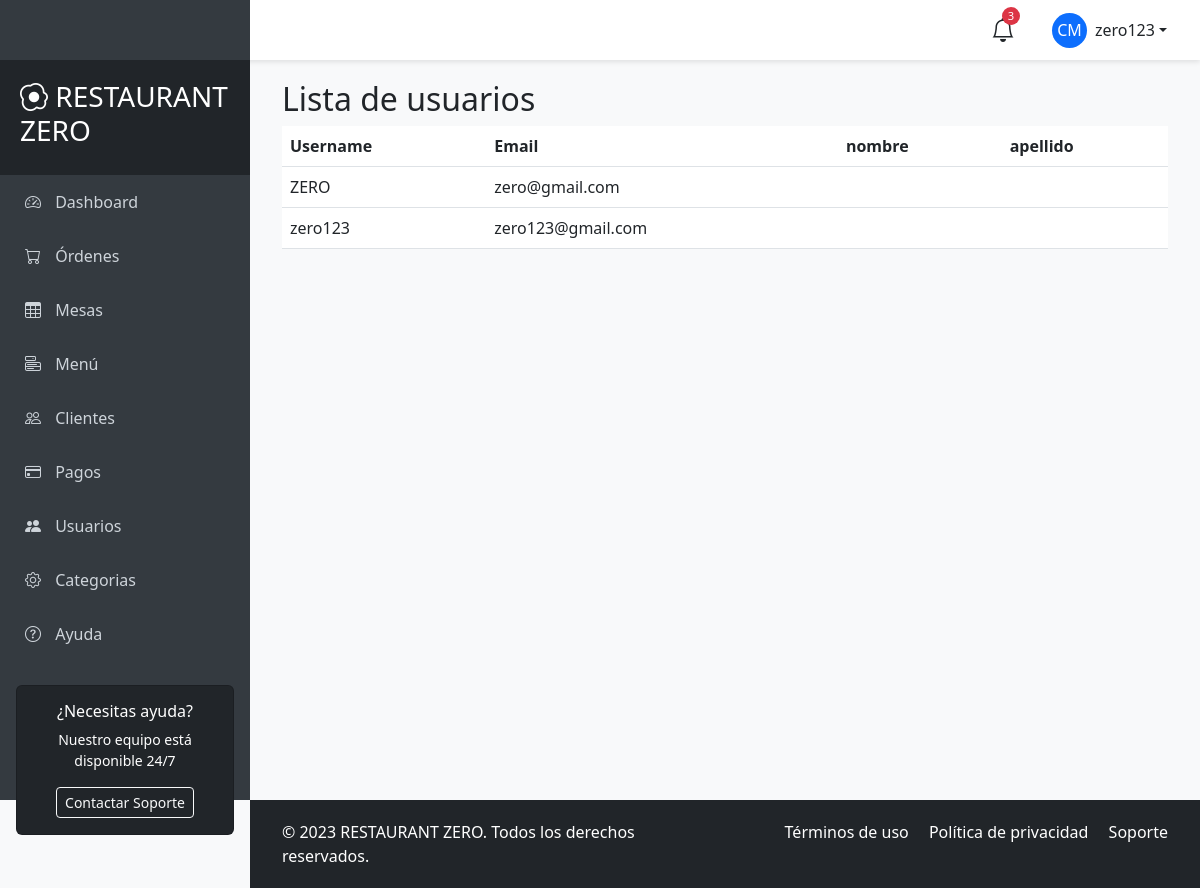
/accounts/users/ (signed in), run on an earlier commit of the app's database.
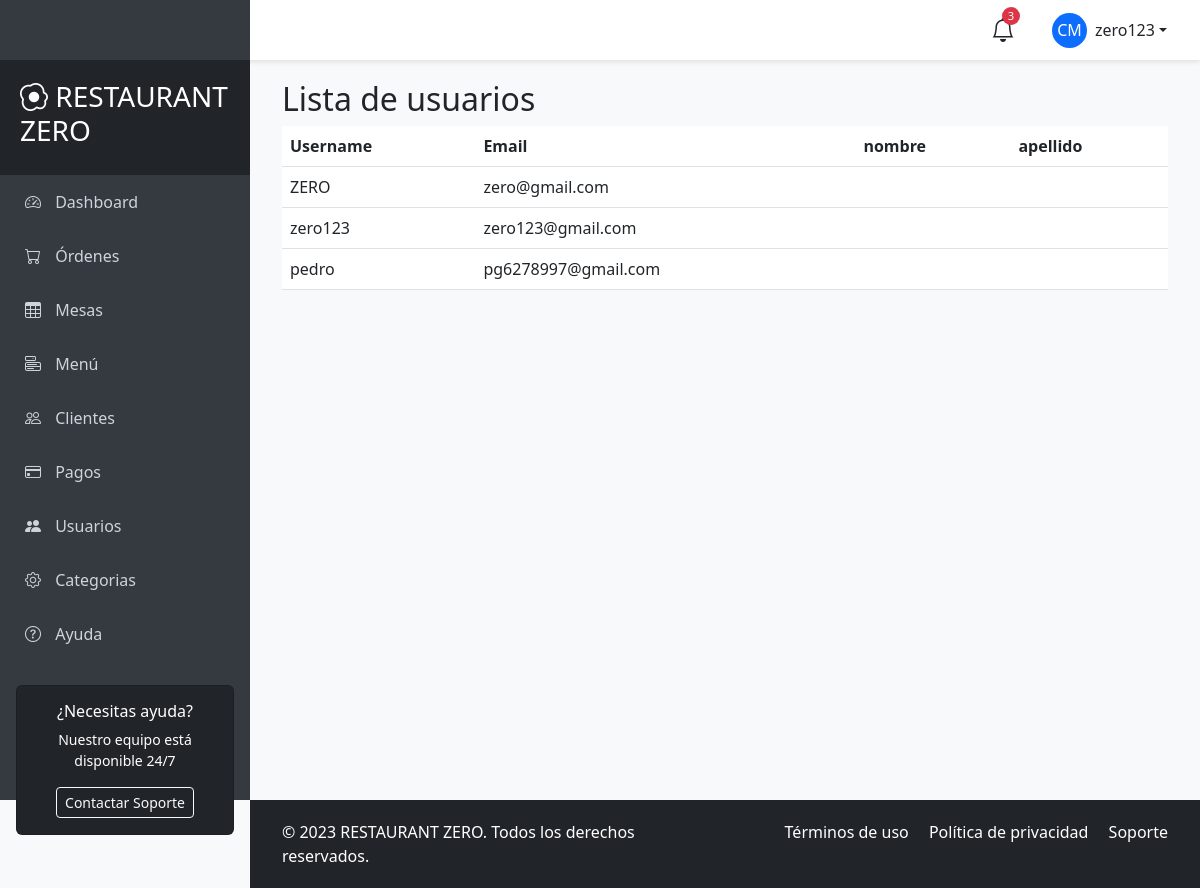
And on a later commit of the database.
### apps/accounts/models.py (models this page shows)
class AppUser(AbstractUser):
    pass

### apps/accounts/views.py (the view)
# urls.py: path('users/', views.UserListView.as_view(), name='user_list'),
class UserListView(LoginRequiredMixin, ListView):
    login_url = 'accounts:login'
    model = AppUser
    template_name = 'accounts/user_list.html'
    context_object_name = 'users'

### templates/accounts/user_list.html
{% extends 'main/base_user.html' %}
{% block content %}
  <h2>Lista de usuarios</h2>
  <table class="table">
    <thead>
      <tr>
        <th>Username</th>
        <th>Email</th>
        <th>nombre</th>
        <th>apellido</th>
      </tr>
    </thead>
    <tbody>
      {% for user in users %}
      <tr>
        <td>{{ user.username }}</td>
        <td>{{ user.email }}</td>
        <td>{{ user.first_name }}</td>
        <td>{{ user.last_name }}</td>
      </tr>
      {% endfor %}
    </tbody>
    </table>
{% endblock %}

### templates/main/base_user.html (shortened to what this page needs)
<!DOCTYPE html>
<html lang="es">
<head>
    <link href="https://cdn.jsdelivr.net/npm/bootstrap@5.3.0/dist/css/bootstrap.min.css" rel="stylesheet">
    <link rel="stylesheet" href="https://cdn.jsdelivr.net/npm/bootstrap-icons@1.10.0/font/bootstrap-icons.css">
</head>
<body>
    <nav id="sidebar">
        <div class="sidebar-header">
            <h3><i class="bi bi-egg-fried"></i> RESTAURANT ZERO</h3>
        </div>
        <ul class="list-unstyled">
            <li class="active"><a href="#"><i class="bi bi-speedometer2"></i> Dashboard</a></li>
            <li><a href="{% url 'ordenes:ordenes_list' %}"><i class="bi bi-cart"></i> Órdenes</a></li>
            <li><a href="{% url 'ordenes:mesas_list' %}"><i class="bi bi-table"></i> Mesas</a></li>
            <li><a href="{% url 'platillos:platillos_list' %}"><i class="bi bi-menu-button"></i> Menú</a></li>
            <li><a href="#"><i class="bi bi-people"></i> Clientes</a></li>
            <li><a href="{% url 'ordenes:pagos_list' %}"><i class="bi bi-credit-card"></i> Pagos</a></li>
            <li><a href="{% url 'accounts:user_list' %}"><i class="bi bi-people-fill"></i> Usuarios</a> </li>
            <li><a href="{% url 'platillos:categoria_list' %}"><i class="bi bi-gear"></i> Categorias</a></li>
            <li><a href="#"><i class="bi bi-question-circle"></i> Ayuda</a></li>
        </ul>
        <div class="px-3 mt-4">
            <div class="card bg-dark text-white">
                <div class="card-body text-center">
                    <h6>¿Necesitas ayuda?</h6>
                    <p class="small">Nuestro equipo está disponible 24/7</p>
                    <button class="btn btn-sm btn-outline-light">Contactar Soporte</button>
                </div>
            </div>
        </div>
    </nav>
    <header id="header" class="d-flex align-items-center justify-content-between">
        <button type="button" id="sidebarCollapse" class="btn">
        </button>
        <div class="d-flex align-items-center">
            <div class="position-relative me-4">
                <i class="bi bi-bell fs-4"></i>
                <span class="notification-badge">3</span>
            </div>
            <div class="dropdown">
                <button class="btn dropdown-toggle d-flex align-items-center" type="button" id="userDropdown" data-bs-toggle="dropdown" aria-expanded="false">
                    <div class="rounded-circle bg-primary d-flex align-items-center justify-content-center me-2" style="width: 35px; height: 35px;">
                        <span class="text-white">CM</span>
                    </div>
                    {{ request.user.username }}
                </button>
            </div>
        </div>
    </header>
    <div id="content">
        <div class="container-fluid">
            {% block content %}
            {% endblock %}
        </div>
    </div>
    <footer id="footer" class="bg-dark text-white">
        <div class="container-fluid">
            <div class="row">
                <div class="col-md-6">
                    <p class="mb-0">&copy; 2023 RESTAURANT ZERO. Todos los derechos reservados.</p>
                </div>
                <div class="col-md-6 text-md-end">
                    <p class="mb-0">
                        <a href="#" class="text-white text-decoration-none me-3">Términos de uso</a>
                        <a href="#" class="text-white text-decoration-none me-3">Política de privacidad</a>
                        <a href="#" class="text-white text-decoration-none">Soporte</a>
                    </p>
                </div>
            </div>
        </div>
    </footer>
</body>
</html>

What changed in the data, as far as the page shows it:
added AppUser: username "pedro", email "pg6278997@gmail.com"
